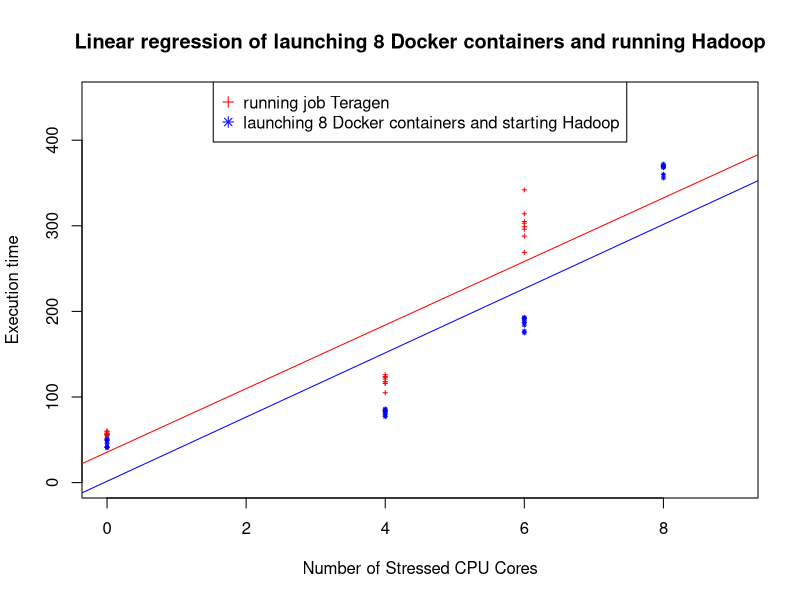

Here is the R script that generated this plot:
#!/usr/bin/Rscript
# this is for plotting the tendency of Docker container with stressed cpu cores
old=getwd();
basedir="/home/peipei/course/CSC547/experiment_docker_hadoop/stress_docker";
setwd(basedir);

hadoop_no_stress=c(42,50,52,41,49,41,50,46);
hadoop_cpu4_stress=c(79,83,85,86,77,84,81,83);
hadoop_cpu6_stress=c(177,192,184,189,175,192,193,187);
hadoop_cpu8_stress=c(372,368,360,356,369,369,370,370);
hadoop_stress=c(hadoop_no_stress,hadoop_cpu4_stress,hadoop_cpu6_stress,hadoop_cpu8_stress);
x_hadoop=c(rep(0,each=8),rep(4,each=8),rep(6,each=8),rep(8,each=8))

job_no_stress=c(56,60,57,55,58,56,60,57);
job_cpu4_stress=c(123,126,118,105,124,116,116,121);
job_cpu6_stress=c(314,269,299,303,342,296,288,305);
job_stress=c(job_no_stress,job_cpu4_stress,job_cpu6_stress);
x_job=c(rep(0,each=8),rep(4,each=8),rep(6,each=8));

name="stress_cpu";
png(paste(getwd(),paste(name,"png",sep="."),sep="/"));
plot(x=NULL,y=NULL,mai="Linear regression of launching 8 Docker containers and running Hadoop",xlab="Number of Stressed CPU Cores",ylab="Execution time",xlim=range(0:9),ylim=range(0:450));

points(x_hadoop,hadoop_stress,type="p",pch=8,cex=0.4,col="blue");
reg1<-lm(hadoop_stress~x_hadoop);
abline(reg1,col="blue");

points(x_job,job_stress,type="p",pch=3,cex=0.4,col="red");
reg2<-lm(job_stress~x_job);
abline(reg2,col="red");

legend("top",horiz=FALSE,legend=c("running job Teragen ","launching 8 Docker containers and starting Hadoop"), pch=c(3,8), col=c("red","blue"))

dev.off();
